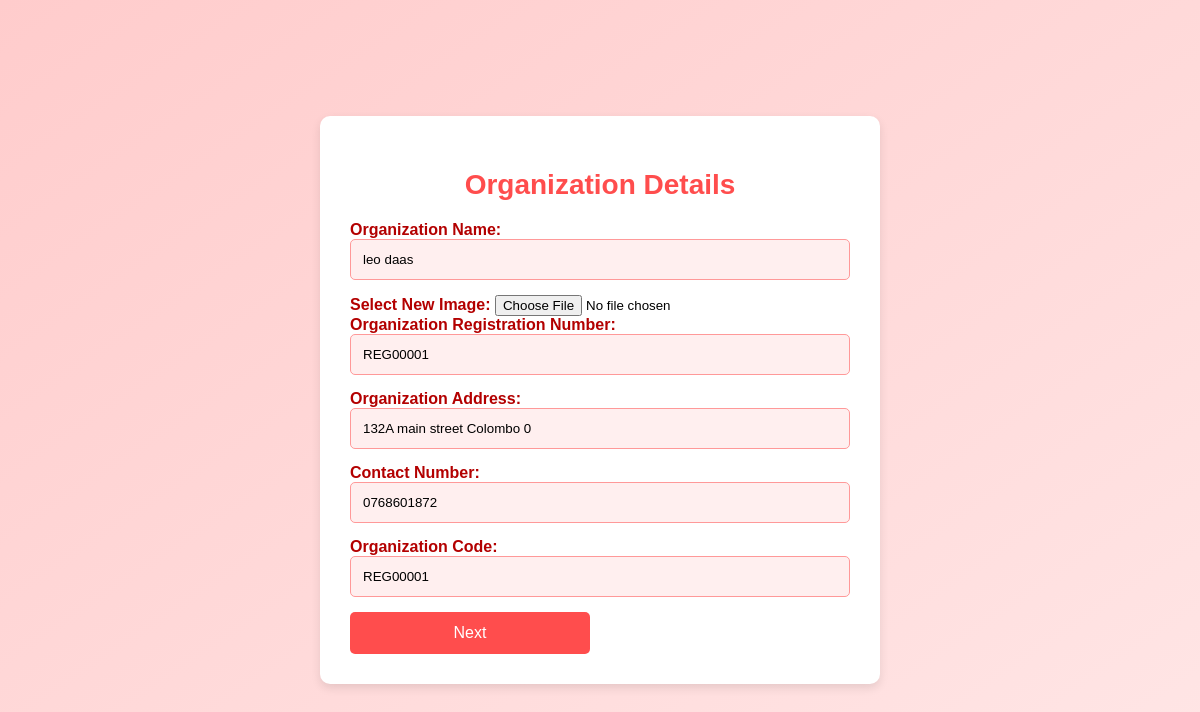
The page /blood_org.php (signed in) on the database its author committed.
### tables this page shows
CREATE TABLE `organization` (
  `organization_id` int(11) NOT NULL,
  `organization_name` varchar(255) NOT NULL,
  `organization_email` varchar(255) NOT NULL,
  `organization_password` varchar(255) NOT NULL,
  `organization_registration_number` varchar(100) DEFAULT NULL,
  `organization_phone` varchar(20) DEFAULT NULL,
  `organization_address` varchar(500) DEFAULT NULL,
  `organization_website` varchar(255) DEFAULT NULL,
  `organization_profile_picture` varchar(255) DEFAULT 'emptyProfile.jpg',
  `organization_type` varchar(40) DEFAULT 'organization'
);

### blood_org.php (the view, shortened to what this page needs)
<?php
include('db.php');
$organization_id = $_SESSION['user_id'];
$query = "SELECT * FROM organization WHERE organization_id = '$organization_id'";
$result = mysqli_query($conn, $query);
$organization_data = mysqli_fetch_assoc($result);
if ($organization_data) {
    $organization_name = $organization_data['organization_name'];
    $organization_registration_number = $organization_data['organization_registration_number'];
    $organization_phone = $organization_data['organization_phone'];
    $organization_address = $organization_data['organization_address'];
    $organization_code = $organization_data['organization_registration_number'];
} else {
    echo "Organization details not found.";
    exit;
}
?>
<!DOCTYPE html>
<html lang="en">
<head>
</head>
<body>
<div class="form-container">
<form id="bloodRequestForm" action="submit_organization_blood_request.php" method="POST" enctype="multipart/form-data">
        <h2>Organization Details</h2>
        <div class="form-step active">
            <label>Organization Name:</label>
            <input type="text" name="organization_name" value="<?php echo htmlspecialchars($organization_name); ?>" readonly><br>
        <label>Select New Image:</label>
        <input type="file" name="blood_request_image" accept="image/*"><br>
            <label>Organization Registration Number:</label>
            <input type="text" name="organization_registration_number" value="<?php echo htmlspecialchars($organization_registration_number); ?>" readonly><br>
            <label>Organization Address:</label>
            <input type="text" name="organization_address" value="<?php echo htmlspecialchars($organization_address); ?>" readonly><br>
            <label>Contact Number:</label>
            <input type="text" name="organization_phone" value="<?php echo htmlspecialchars($organization_phone); ?>" readonly><br>
            <label>Organization Code:</label>
            <input type="text" name="organization_code" value="<?php echo htmlspecialchars($organization_code); ?>" readonly><br>
            <div class="btn-container">
                <button type="button" class="next-btn" onclick="nextStep()">Next</button>
            </div>
        </div>
    </form>
</div>
</body>
</html>

### blood_org.php (style rules this page uses)
body { font-family: 'Arial', sans-serif; background-color: #f7f7f7; display: flex; justify-content: center; align-items: center; height: 100vh; background-image: linear-gradient(to bottom right, #ffcccc, #ffe6e6); margin: 0; padding: 0; }
h2 { color: #ff4d4d; text-align: center; font-size: 28px; margin-bottom: 20px; }
.form-container { background-color: #ffffff; border-radius: 10px; box-shadow: 0 4px 10px rgba(0, 0, 0, 0.1); padding: 30px; width: 100%; max-width: 500px; transition: all 0.3s ease; }
form { display: flex; flex-direction: column; }
.form-step { display: none; }
.form-step.active { display: block; }
label { font-weight: bold; margin-bottom: 5px; color: #b30000; }
input[type="text"], input[type="number"], input[type="date"], textarea { width: 100%; padding: 12px; margin-bottom: 15px; border: 1px solid #ff9999; border-radius: 5px; background-color: #ffefef; transition: border-color 0.3s ease, box-shadow 0.3s ease; box-sizing: border-box; }
input[type="submit"], .next-btn, .prev-btn { background-color: #ff4d4d; color: #fff; padding: 12px; border: none; border-radius: 5px; cursor: pointer; font-size: 16px; width: 100%; transition: background-color 0.3s ease; }
.btn-container { display: flex; justify-content: space-between; }
.btn-container .next-btn { width: 48%; }

### rows shown on the page
organization: organization_name "leo daas", organization_registration_number "REG00001", organization_address "132A main street Colombo 0", organization_phone "0768601872", organization_code "REG00001"
